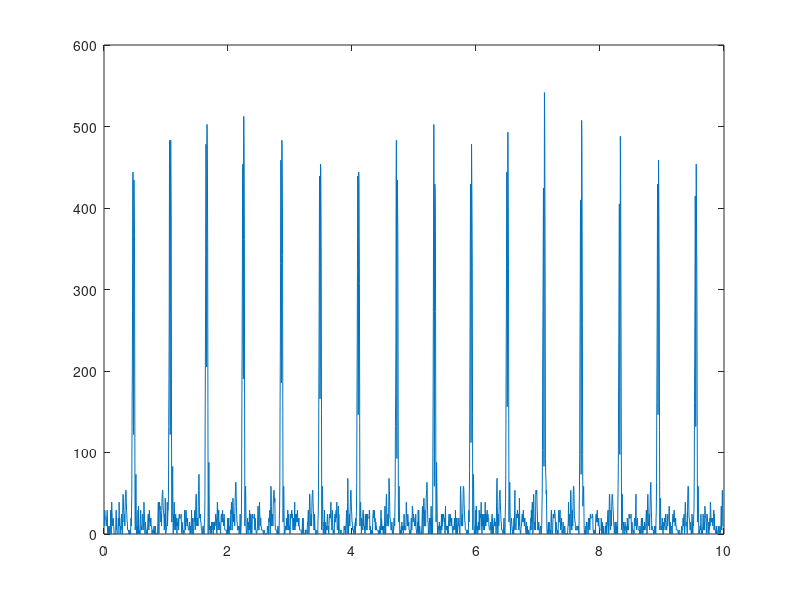

Reproduce this figure in MATLAB.
clear;
clc;
file = load('sinus1.txt');

t = file(:,1);
a = file(:,2);

for i=2:2499
    y0(i-1) = abs(a(i+1)-a(i-1));
end
t = t(2:2499);

plot(t,y0)